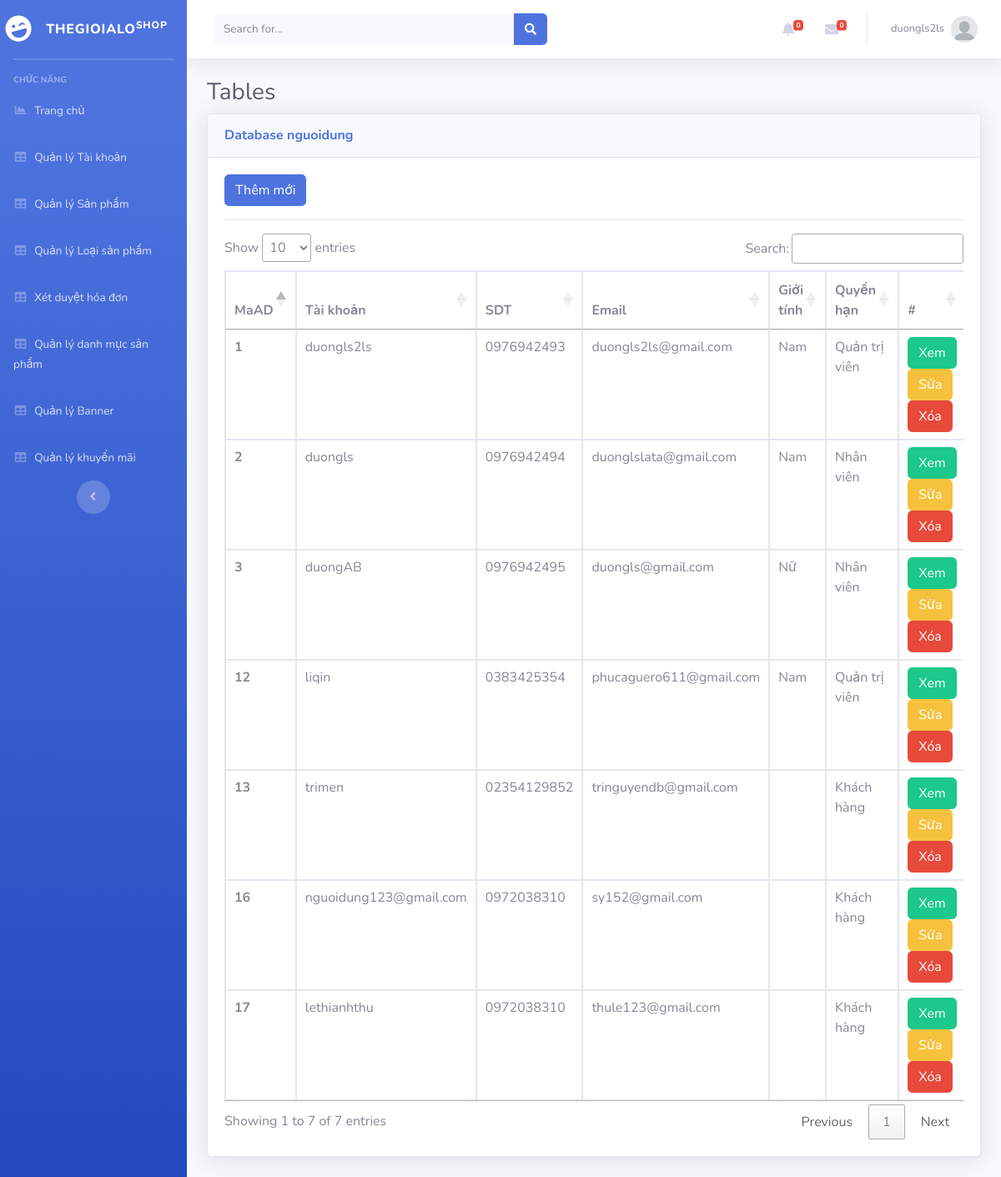
Page /Admin/index.php?mod=nguoidung (signed in) on the committed database.
### tables this page shows
CREATE TABLE `nguoidung` (
  `MaND` int(11) NOT NULL,
  `Ho` varchar(20) NOT NULL,
  `Ten` varchar(20) NOT NULL,
  `GioiTinh` varchar(10) NOT NULL,
  `SDT` varchar(20) DEFAULT NULL,
  `Email` varchar(50) NOT NULL,
  `DiaChi` varchar(200) NOT NULL,
  `TaiKhoan` varchar(100) NOT NULL,
  `MatKhau` varchar(100) NOT NULL,
  `MaQuyen` int(11) NOT NULL,
  `TrangThai` int(11) NOT NULL
);

### Admin/MVC/controllers/NguoiDungController.php (called while the page is built, shortened)
<?php
class NguoiDungController
{
    var $nguoidung_model;
    public function __construct()
    {
        $this->nguoidung_model = new nguoidung();
    }
    public function list()
    {
        $data = $this->nguoidung_model->All();
        require_once("MVC/Views/Admin/index.php");
    }
}

### Admin/MVC/Models/connection.php (called while the page is built, shortened)
<?php
    class Connection{
        function __construct()
        {
            $severname ="localhost";
            $username ="root";
            $password ="";
            $db_name ="shopphone";
            $this->conn = new mysqli($severname,$username,$password,$db_name);
        }
    }
?>

### Admin/MVC/Models/model.php (called while the page is built, shortened)
<?php
require_once("connection.php");
class Model
{
    var $table;
    var $contens;
    function __construct()
    {
        $conn_obj = new Connection();
        $this->conn = $conn_obj->conn;
    }
    function All()
    {
        $query = "select * from $this->table ORDER BY $this->contens DESC ";
        require("result.php");
        return $data;
    }
}

### Admin/MVC/Models/result.php (called while the page is built)
<?php
$result = $this->conn->query($query);
$data = array();
while ($row = $result->fetch_assoc()) {
    $data[] = $row;
}
?>

### Admin/MVC/Views/nguoidung/list.php (the view, shortened to what this page needs)
<?php if (isset($_SESSION['isLogin_Admin']) && $_SESSION['isLogin_Admin'] == true) { ?>
<a href="?mod=nguoidung&act=add" type="button" class="btn btn-primary">Thêm mới</a>
<?php } ?>
<hr>
<table class="table table-bordered" id="dataTable" width="100%" cellspacing="0">
  <thead>
    <tr>
      <th scope="col">MaAD</th>
      <th scope="col">Tài khoản</th>
      <th scope="col">SDT</th>
      <th scope="col">Email</th>
      <th scope="col">Giới tính</th>
      <th scope="col">Quyền hạn</th>
      <th>#</th>
    </tr>
  </thead>
  <tbody>
    <?php foreach ($data as $row) { ?>
      <tr>
        <th scope="row"><?= $row['MaND'] ?></th>
        <td><?= $row['TaiKhoan'] ?></td>
        <td><?= $row['SDT'] ?></td>
        <td><?= $row['Email'] ?></td>
        <td><?= $row['GioiTinh'] ?></td>
        <td>
          <?php
          if ($row['MaQuyen'] == 2) {
            echo 'Quản trị viên';
          } else {
            if ($row['MaQuyen'] == 1) {
              echo 'Khách hàng';
            } else {
              echo 'Nhân viên';
            }
          }
          ?>
        </td>
        <td>
          <a href="?mod=nguoidung&act=detail&id=<?= $row['MaND'] ?>" type="button" class="btn btn-success">Xem</a>
          <?php if (isset($_SESSION['isLogin_Admin']) && $_SESSION['isLogin_Admin'] == true) { ?>
          <a href="?mod=nguoidung&act=edit&id=<?= $row['MaND'] ?>" type="button" class="btn btn-warning">Sửa</a>
          <a href="?mod=nguoidung&act=delete&id=<?= $row['MaND'] ?>" onclick="return confirm('Bạn có thật sự muốn xóa ?');" type="button" class="btn btn-danger">Xóa</a>
          <?php }?>
        </td>
      </tr>
    <?php } ?>
  </tbody>
</table>

### rows in the picture
nguoidung: MaND "17", TaiKhoan "lethianhthu", SDT "0972038310", Email "thule123@gmail.com", shows "Khách hàng"
nguoidung: MaND "16", TaiKhoan "nguoidung123@gmail.com", SDT "0972038310", Email "sy152@gmail.com", shows "Khách hàng"
nguoidung: MaND "13", TaiKhoan "trimen", SDT "02354129852", Email "tringuyendb@gmail.com", shows "Khách hàng"
nguoidung: MaND "12", TaiKhoan "liqin", SDT "0383425354", Email "phucaguero611@gmail.com", GioiTinh "Nam", shows "Quản trị viên"
nguoidung: MaND "3", TaiKhoan "duongAB", SDT "0976942495", Email "duongls@gmail.com", GioiTinh "Nữ", shows "Nhân viên"
nguoidung: MaND "2", TaiKhoan "duongls", SDT "0976942494", Email "duonglslata@gmail.com", GioiTinh "Nam", shows "Nhân viên"
nguoidung: MaND "1", TaiKhoan "duongls2ls", SDT "0976942493", Email "duongls2ls@gmail.com", GioiTinh "Nam", shows "Quản trị viên"

### other values in the picture
$_SESSION['login']['TaiKhoan'] "duongls2ls"
$mod "nguoidung"
